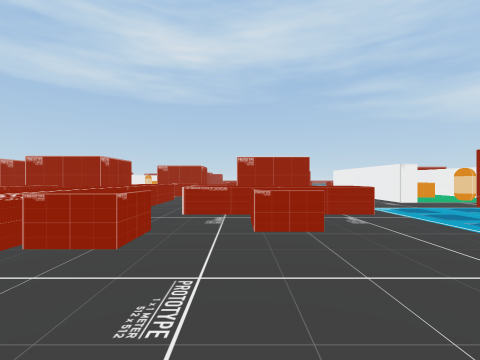
View 1 (above)

16 first-person views from a walk through a 3-D level made in the Unity game engine. The camera is 1.2 m above the floor, looks level and sees 85° across. The floor is counted in squares, 2 m on a side. Each view is taken from the middle of a square. On the plan, view 1 faces up. The plan holds only what a view shows up to about 9 squares ahead; the rest is blank. The place goes on beyond the plan.

View 2
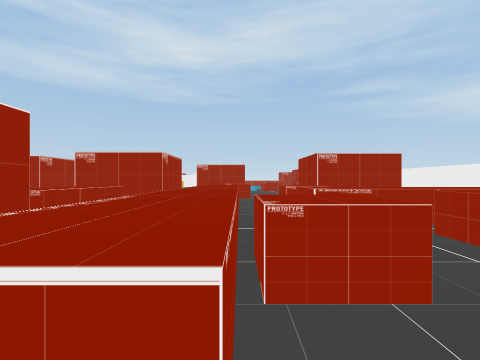

View 3
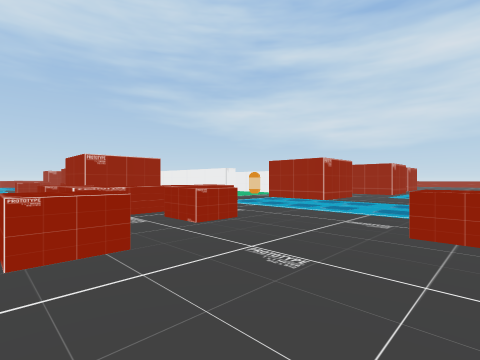

View 4
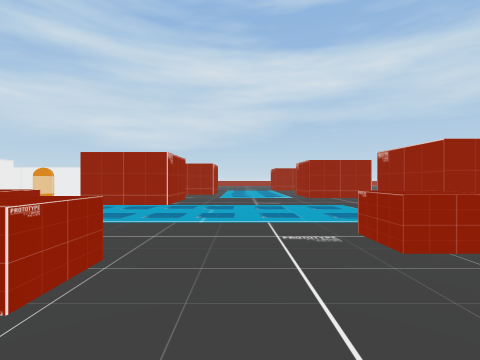

View 5
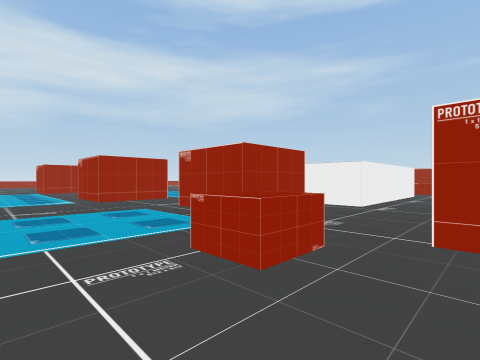

View 6
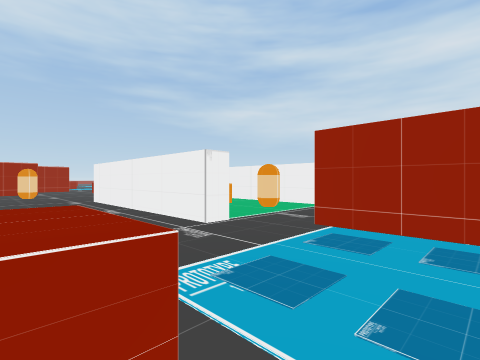

View 7
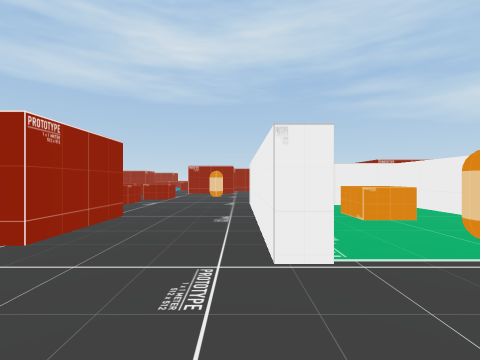

View 8
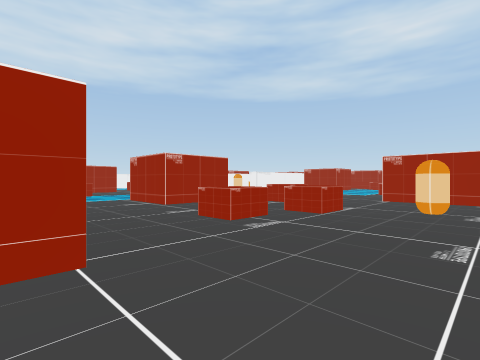

View 9
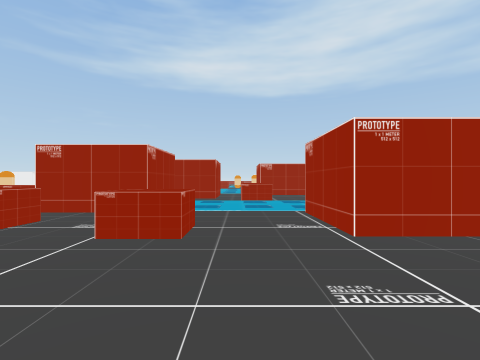

View 10
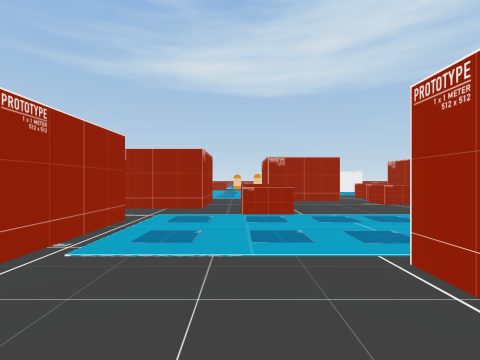

View 11
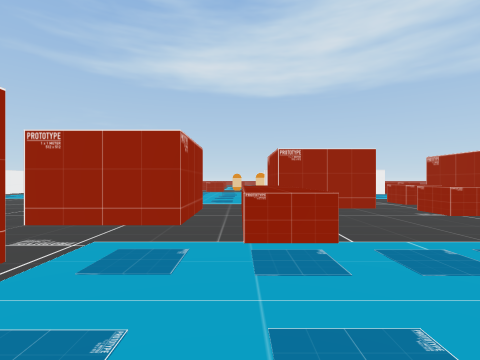

View 12
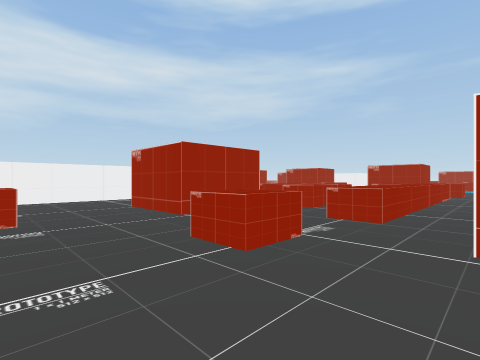

View 13
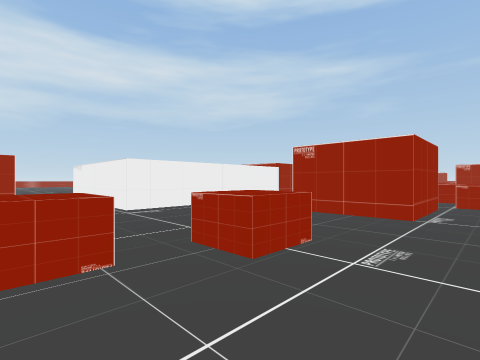

View 14
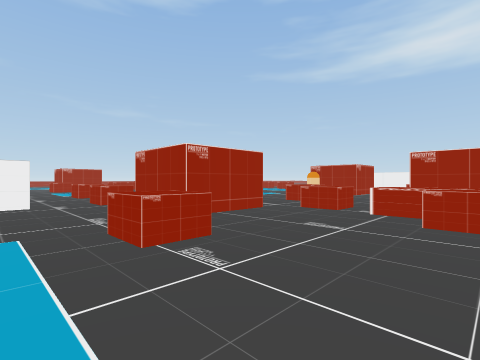

View 15
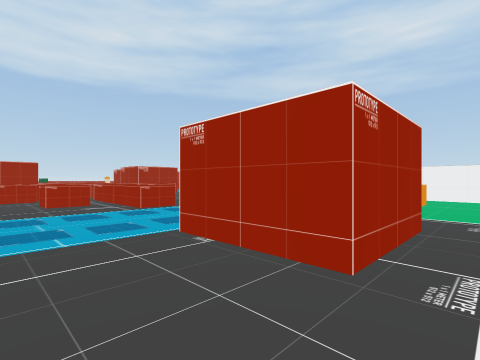

View 16
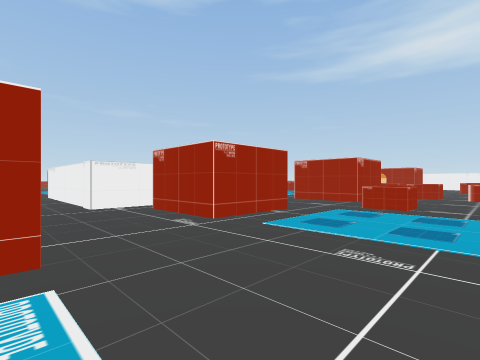

### Floor plan
Key: @ floor where view 1 was taken; # wall or solid block; . floor; ^ raised ledge; O other object.
Columns run from 13 left of view 1 to 8 right of it. Each row starts with its distance up from view 1.
 14    #....   #..O.O.
 13    #.....###......
 12   ##^^^.......O...OOOO
 11 ....^^^...........OOOO
 10 ....##.....O......OOOO
  9      #.###...###..OOOO
  8      #.###^^.###..O.OO
  7     ..   .^^O. ...O..O
  6     .   ^.^^O. .......
  5         ^.^^^^^^...##.
  4         ^.^^.OO....##.
  3          #^OOOO.......
  2          #^O..........
  1          .............
  0          .O..@OO......
 -1          O..##.......#
 -2          ..  #...##..#
 -3              #...##..
 -4              OO.OOOO.
 -5               O.O  O.
 -6               ..O  O.
 -7              O..O  O.
 -8              O..O  O
 -9                 O  O

Positions as (right, up) in squares from view 1, and headings:
1: (0, 0), facing up
2: (-2, 1), facing up
3: (-2, 0), facing up-right
4: (-1, 2), facing right
5: (0, 2), facing down-right
6: (2, 4), facing up-right
7: (4, 5), facing up
8: (4, 9), facing up-left
9: (1, 11), facing left
10: (-2, 11), facing left
11: (-4, 11), facing left
12: (-4, 12), facing down-right
13: (-1, 14), facing down-right
14: (3, 3), facing down-left
15: (8, 2), facing up-left
16: (8, 2), facing down-left
